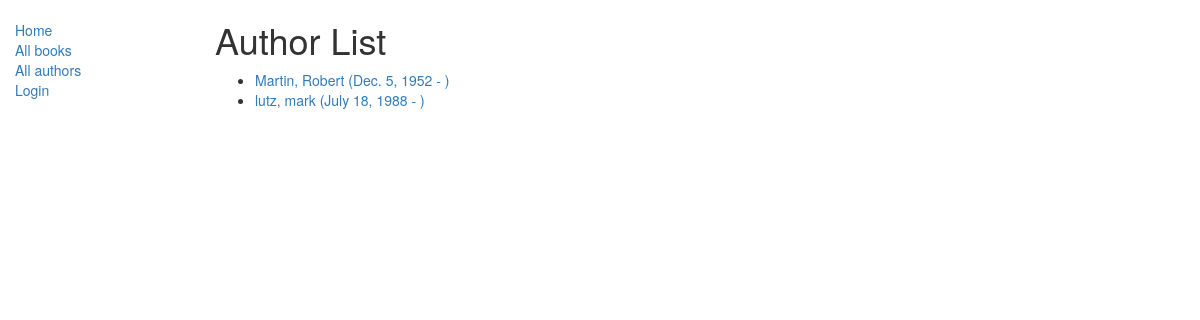
Screenshot of /catalog/authors/ with the database file from the repository.
### catalog/models.py (models this page shows)
class Author(models.Model):
    first_name = models.CharField(max_length=100)
    last_name = models.CharField(max_length=100)
    date_of_birth = models.DateField('Birth', null=True, blank=True)
    date_of_death = models.DateField('Died', null=True, blank=True)
    def get_absolute_url(self):
        return reverse('author-detail', args=[str(self.id)])
    def __str__(self):
        return '%s, %s' % (self.last_name, self.first_name)

### catalog/views.py (the view)
class AuthorListView(generic.ListView):
    model = Author
    paginate_by = 2

### catalog/templates/catalog/author_list.html
{% extends "base_generic.html" %}
{% block content %}
<h1>Author List</h1>
{% if author_list %}
  <ul>
  {% for author in author_list %}
    <li>
      <a href="{{ author.get_absolute_url }}">
      {{ author }} ({{author.date_of_birth}} - {% if author.date_of_death %}{{author.date_of_death}}{% endif %})
      </a>
    </li>
  {% endfor %}
 </ul>
{% else %}
  <p>There are no authors available.</p>
{% endif %}
{% endblock %}

### rows the page displays
Author: last_name+first_name "Martin, Robert", date_of_birth "Dec. 5, 1952"
Author: last_name+first_name "lutz, mark", date_of_birth "July 18, 1988"
